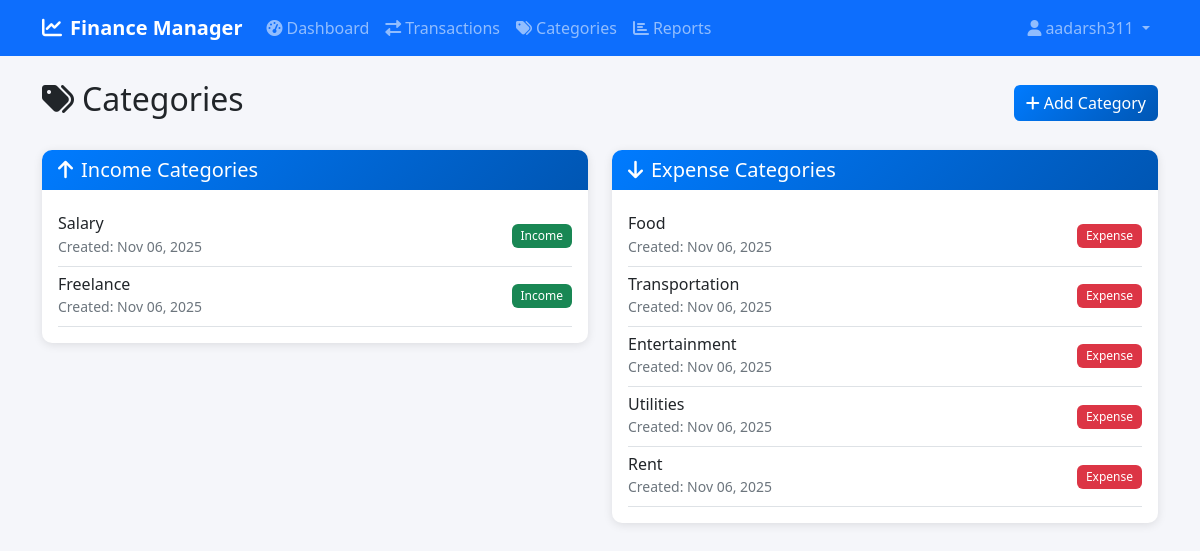
The page /categories/ (signed in) on the database its author committed.
### finance/models.py (models this page shows, shortened)
class Category(models.Model):
    CATEGORY_TYPES = [
        ('income', 'Income'),
        ('expense', 'Expense'),
    ]
    name = models.CharField(max_length=100)
    type = models.CharField(max_length=10, choices=CATEGORY_TYPES)
    user = models.ForeignKey(User, on_delete=models.CASCADE)
    created_at = models.DateTimeField(default=timezone.now)
    class Meta:
        verbose_name_plural = "Categories"
        unique_together = ['name', 'user']

### finance/views.py (the view)
# urls.py: path('categories/', views.categories_view, name='categories'),
@login_required
def categories_view(request):
    categories = Category.objects.filter(user=request.user)
    return render(request, 'finance/categories.html', {'categories': categories})

### templates/finance/categories.html (shortened to what this page needs)
{% extends 'base.html' %}
{% block content %}
<div class="d-flex justify-content-between align-items-center mb-4">
    <h2><i class="fas fa-tags me-2"></i>Categories</h2>
    <a href="{% url 'add_category' %}" class="btn btn-primary">
        <i class="fas fa-plus me-1"></i>Add Category
    </a>
</div>
<div class="row">
    <div class="col-md-6">
        <div class="card">
            <div class="card-header bg-success text-white">
                <h5 class="mb-0"><i class="fas fa-arrow-up me-2"></i>Income Categories</h5>
            </div>
            <div class="card-body">
                {% with income_categories=categories|dictsort:"type" %}
                    {% for category in income_categories %}
                        {% if category.type == 'income' %}
                            <div class="d-flex justify-content-between align-items-center py-2 border-bottom">
                                <div>
                                    <h6 class="mb-0">{{ category.name }}</h6>
                                    <small class="text-muted">Created: {{ category.created_at|date:"M d, Y" }}</small>
                                </div>
                                <span class="badge bg-success">Income</span>
                            </div>
                        {% endif %}
                    {% empty %}
                        <div class="text-center py-3">
                            <i class="fas fa-inbox fa-2x text-muted mb-2"></i>
                            <p class="text-muted mb-0">No income categories yet</p>
                        </div>
                    {% endfor %}
                {% endwith %}
            </div>
        </div>
    </div>
    <div class="col-md-6">
        <div class="card">
            <div class="card-header bg-danger text-white">
                <h5 class="mb-0"><i class="fas fa-arrow-down me-2"></i>Expense Categories</h5>
            </div>
            <div class="card-body">
                {% for category in categories %}
                    {% if category.type == 'expense' %}
                        <div class="d-flex justify-content-between align-items-center py-2 border-bottom">
                            <div>
                                <h6 class="mb-0">{{ category.name }}</h6>
                                <small class="text-muted">Created: {{ category.created_at|date:"M d, Y" }}</small>
                            </div>
                            <span class="badge bg-danger">Expense</span>
                        </div>
                    {% endif %}
                {% empty %}
                    <div class="text-center py-3">
                        <i class="fas fa-inbox fa-2x text-muted mb-2"></i>
                        <p class="text-muted mb-0">No expense categories yet</p>
                    </div>
                {% endfor %}
            </div>
        </div>
    </div>
</div>
{% endblock %}

### templates/base.html (shortened to what this page needs)
<!DOCTYPE html>
<html lang="en">
<head>
    <link href="https://cdn.jsdelivr.net/npm/bootstrap@5.1.3/dist/css/bootstrap.min.css" rel="stylesheet">
    <link href="https://cdnjs.cloudflare.com/ajax/libs/font-awesome/6.0.0/css/all.min.css" rel="stylesheet">
    {% load static %}
    <link href="{% static 'css/style.css' %}" rel="stylesheet">
</head>
<body>
    {% if user.is_authenticated %}
    <nav class="navbar navbar-expand-lg navbar-dark bg-primary">
        <div class="container">
            <a class="navbar-brand" href="{% url 'dashboard' %}">
                <i class="fas fa-chart-line me-2"></i>Finance Manager
            </a>
            <div class="collapse navbar-collapse" id="navbarNav">
                <ul class="navbar-nav me-auto">
                    <li class="nav-item">
                        <a class="nav-link" href="{% url 'dashboard' %}">
                            <i class="fas fa-tachometer-alt me-1"></i>Dashboard
                        </a>
                    </li>
                    <li class="nav-item">
                        <a class="nav-link" href="{% url 'transactions' %}">
                            <i class="fas fa-exchange-alt me-1"></i>Transactions
                        </a>
                    </li>
                    <li class="nav-item">
                        <a class="nav-link" href="{% url 'categories' %}">
                            <i class="fas fa-tags me-1"></i>Categories
                        </a>
                    </li>
                    <li class="nav-item">
                        <a class="nav-link" href="{% url 'reports' %}">
                            <i class="fas fa-chart-bar me-1"></i>Reports
                        </a>
                    </li>
                </ul>
                <ul class="navbar-nav">
                    <li class="nav-item dropdown">
                        <a class="nav-link dropdown-toggle" href="#" id="navbarDropdown" role="button" data-bs-toggle="dropdown">
                            <i class="fas fa-user me-1"></i>{{ user.username }}
                        </a>
                    </li>
                </ul>
            </div>
        </div>
    </nav>
    {% endif %}
    <main class="container mt-4">
        {% block content %}
        {% endblock %}
    </main>
</body>
</html>

### static/css/style.css (style rules this page uses)
:root { --primary-color: #007bff; --success-color: #28a745; --danger-color: #dc3545; --warning-color: #ffc107; --info-color: #17a2b8; --light-color: #f8f9fa; --dark-color: #343a40; }
body { background-color: #f5f6fa; font-family: 'Segoe UI', Tahoma, Geneva, Verdana, sans-serif; }
.navbar-brand { font-weight: 600; font-size: 1.25rem; }
.navbar-nav .nav-link { font-weight: 500; transition: all 0.3s ease; }
.card { border: none; border-radius: 10px; box-shadow: 0 2px 10px rgba(0, 0, 0, 0.1); transition: all 0.3s ease; }
.card-header { background: linear-gradient(135deg, var(--primary-color), #0056b3); border-radius: 10px 10px 0 0 !important; border: none; }
.btn { border-radius: 6px; font-weight: 500; transition: all 0.3s ease; }
.btn-primary { background: linear-gradient(135deg, var(--primary-color), #0056b3); border: none; }
.badge { font-weight: 500; padding: 0.5em 0.75em; border-radius: 6px; }
.card { animation: fadeInUp 0.6s ease-out; }

### rows shown on the page
Category: name "Salary", created_at "Nov 06, 2025"
Category: name "Freelance", created_at "Nov 06, 2025"
Category: name "Food", created_at "Nov 06, 2025"
Category: name "Transportation", created_at "Nov 06, 2025"
Category: name "Entertainment", created_at "Nov 06, 2025"
Category: name "Utilities", created_at "Nov 06, 2025"
Category: name "Rent", created_at "Nov 06, 2025"

### other values the page prints
{{ user.username }} "aadarsh311"
